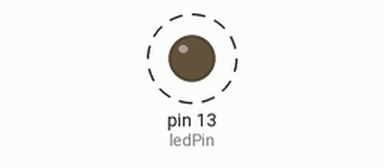
The sketch below on a simulated Arduino Uno, built with avr-gcc and run on an emulated ATmega328P. Parts: output pins drawn as LEDs (lit = HIGH). Dashed ring = blinking.

Above: at 0.15 s.
Timing chart, 0 to 3.0 s (numbered marks = the images above):
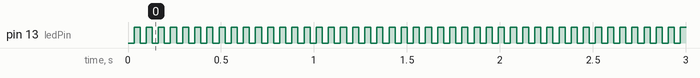

Measured:
- by itself, pin 13 (ledPin): alternates HIGH for 0.03 s and LOW for 0.03 s
- by itself, everything shown: repeats every 3.9 s, in 12 steps

The sketch:

2-8.ino
```cpp
const int ledPin = 13;
volatile byte ledState = 0;

void setup() {
  // put your setup code here, to run once:
  pinMode(ledPin, OUTPUT);
  TIMSK2 = 0x01;
  TCCR2B = 0x07;
}

void loop() {
  // put your main code here, to run repeatedly:
  digitalWrite(ledPin, ledState);
}

ISR(TIMER2_OVF_vect) {
  ledState = !ledState;
}

//group 6 2023-14669
```
